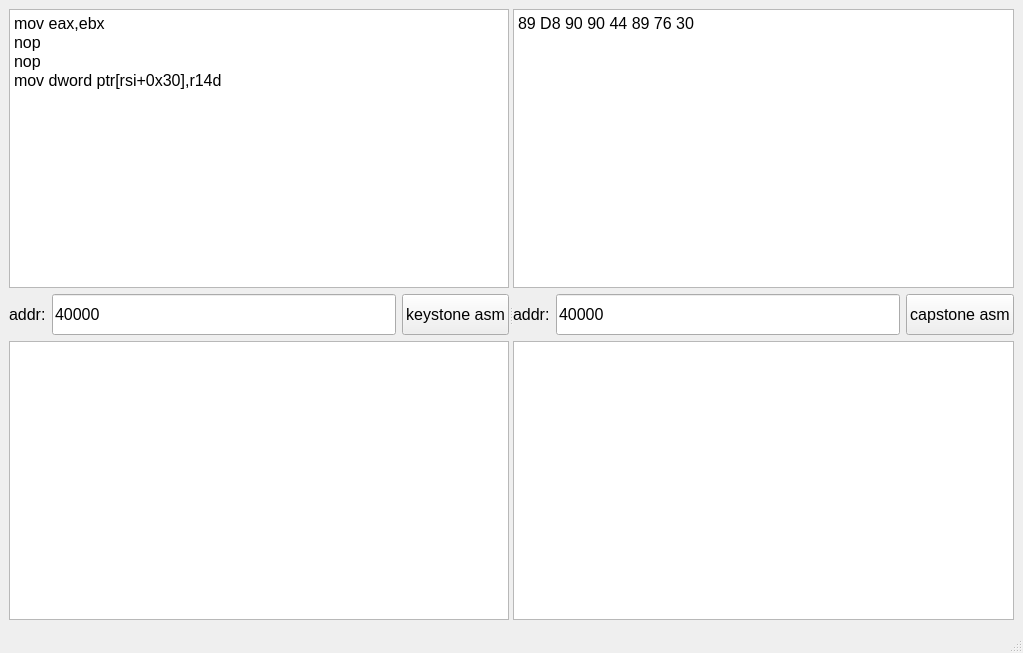
<?xml version="1.0" encoding="UTF-8"?>
<ui version="4.0">
 <class>MainWindow</class>
 <widget class="QMainWindow" name="MainWindow">
  <property name="geometry">
   <rect>
    <x>0</x>
    <y>0</y>
    <width>1023</width>
    <height>653</height>
   </rect>
  </property>
  <property name="font">
   <font>
    <pointsize>12</pointsize>
   </font>
  </property>
  <property name="windowTitle">
   <string>MainWindow</string>
  </property>
  <widget class="QWidget" name="centralwidget">
   <layout class="QVBoxLayout" name="verticalLayout_3">
    <item>
     <widget class="QSplitter" name="splitter">
      <property name="orientation">
       <enum>Qt::Horizontal</enum>
      </property>
      <widget class="QWidget" name="layoutWidget">
       <layout class="QVBoxLayout" name="verticalLayout">
        <item>
         <widget class="QTextEdit" name="te_input_asm">
          <property name="html">
           <string>&lt;!DOCTYPE HTML PUBLIC &quot;-//W3C//DTD HTML 4.0//EN&quot; &quot;http://www.w3.org/TR/REC-html40/strict.dtd&quot;&gt;
&lt;html&gt;&lt;head&gt;&lt;meta name=&quot;qrichtext&quot; content=&quot;1&quot; /&gt;&lt;meta charset=&quot;utf-8&quot; /&gt;&lt;style type=&quot;text/css&quot;&gt;
p, li { white-space: pre-wrap; }
hr { height: 1px; border-width: 0; }
li.unchecked::marker { content: &quot;\2610&quot;; }
li.checked::marker { content: &quot;\2612&quot;; }
&lt;/style&gt;&lt;/head&gt;&lt;body style=&quot; font-family:'Microsoft YaHei UI'; font-size:12pt; font-weight:400; font-style:normal;&quot;&gt;
&lt;p style=&quot; margin-top:0px; margin-bottom:0px; margin-left:0px; margin-right:0px; -qt-block-indent:0; text-indent:0px;&quot;&gt;mov eax,ebx&lt;/p&gt;
&lt;p style=&quot; margin-top:0px; margin-bottom:0px; margin-left:0px; margin-right:0px; -qt-block-indent:0; text-indent:0px;&quot;&gt;nop&lt;/p&gt;
&lt;p style=&quot; margin-top:0px; margin-bottom:0px; margin-left:0px; margin-right:0px; -qt-block-indent:0; text-indent:0px;&quot;&gt;nop&lt;/p&gt;
&lt;p style=&quot; margin-top:0px; margin-bottom:0px; margin-left:0px; margin-right:0px; -qt-block-indent:0; text-indent:0px;&quot;&gt;mov dword ptr[rsi+0x30],r14d&lt;/p&gt;&lt;/body&gt;&lt;/html&gt;</string>
          </property>
         </widget>
        </item>
        <item>
         <layout class="QHBoxLayout" name="horizontalLayout">
          <item>
           <widget class="QLabel" name="label">
            <property name="text">
             <string>addr:</string>
            </property>
           </widget>
          </item>
          <item>
           <widget class="QLineEdit" name="edit_asm_addr">
            <property name="minimumSize">
             <size>
              <width>0</width>
              <height>41</height>
             </size>
            </property>
            <property name="text">
             <string>40000</string>
            </property>
           </widget>
          </item>
          <item>
           <widget class="QPushButton" name="btn_keystone_asm">
            <property name="minimumSize">
             <size>
              <width>0</width>
              <height>41</height>
             </size>
            </property>
            <property name="text">
             <string>keystone asm</string>
            </property>
           </widget>
          </item>
         </layout>
        </item>
        <item>
         <widget class="QTextBrowser" name="tb_output_asm"/>
        </item>
       </layout>
      </widget>
      <widget class="QWidget" name="layoutWidget">
       <layout class="QVBoxLayout" name="verticalLayout_2">
        <item>
         <widget class="QTextEdit" name="te_input_dsm">
          <property name="html">
           <string>&lt;!DOCTYPE HTML PUBLIC &quot;-//W3C//DTD HTML 4.0//EN&quot; &quot;http://www.w3.org/TR/REC-html40/strict.dtd&quot;&gt;
&lt;html&gt;&lt;head&gt;&lt;meta name=&quot;qrichtext&quot; content=&quot;1&quot; /&gt;&lt;meta charset=&quot;utf-8&quot; /&gt;&lt;style type=&quot;text/css&quot;&gt;
p, li { white-space: pre-wrap; }
hr { height: 1px; border-width: 0; }
li.unchecked::marker { content: &quot;\2610&quot;; }
li.checked::marker { content: &quot;\2612&quot;; }
&lt;/style&gt;&lt;/head&gt;&lt;body style=&quot; font-family:'Microsoft YaHei UI'; font-size:12pt; font-weight:400; font-style:normal;&quot;&gt;
&lt;p style=&quot; margin-top:0px; margin-bottom:0px; margin-left:0px; margin-right:0px; -qt-block-indent:0; text-indent:0px;&quot;&gt;89 D8 90 90 44 89 76 30&lt;/p&gt;&lt;/body&gt;&lt;/html&gt;</string>
          </property>
         </widget>
        </item>
        <item>
         <layout class="QHBoxLayout" name="horizontalLayout_2">
          <item>
           <widget class="QLabel" name="label_2">
            <property name="text">
             <string>addr:</string>
            </property>
           </widget>
          </item>
          <item>
           <widget class="QLineEdit" name="edit_dsm_addr">
            <property name="minimumSize">
             <size>
              <width>0</width>
              <height>41</height>
             </size>
            </property>
            <property name="text">
             <string>40000</string>
            </property>
           </widget>
          </item>
          <item>
           <widget class="QPushButton" name="btn_capstone_dsm">
            <property name="minimumSize">
             <size>
              <width>0</width>
              <height>41</height>
             </size>
            </property>
            <property name="text">
             <string>capstone asm</string>
            </property>
           </widget>
          </item>
         </layout>
        </item>
        <item>
         <widget class="QTextBrowser" name="tb_output_dsm"/>
        </item>
       </layout>
      </widget>
     </widget>
    </item>
   </layout>
  </widget>
  <widget class="QMenuBar" name="menubar">
   <property name="geometry">
    <rect>
     <x>0</x>
     <y>0</y>
     <width>1023</width>
     <height>31</height>
    </rect>
   </property>
  </widget>
  <widget class="QStatusBar" name="statusbar"/>
 </widget>
 <resources/>
 <connections/>
</ui>
